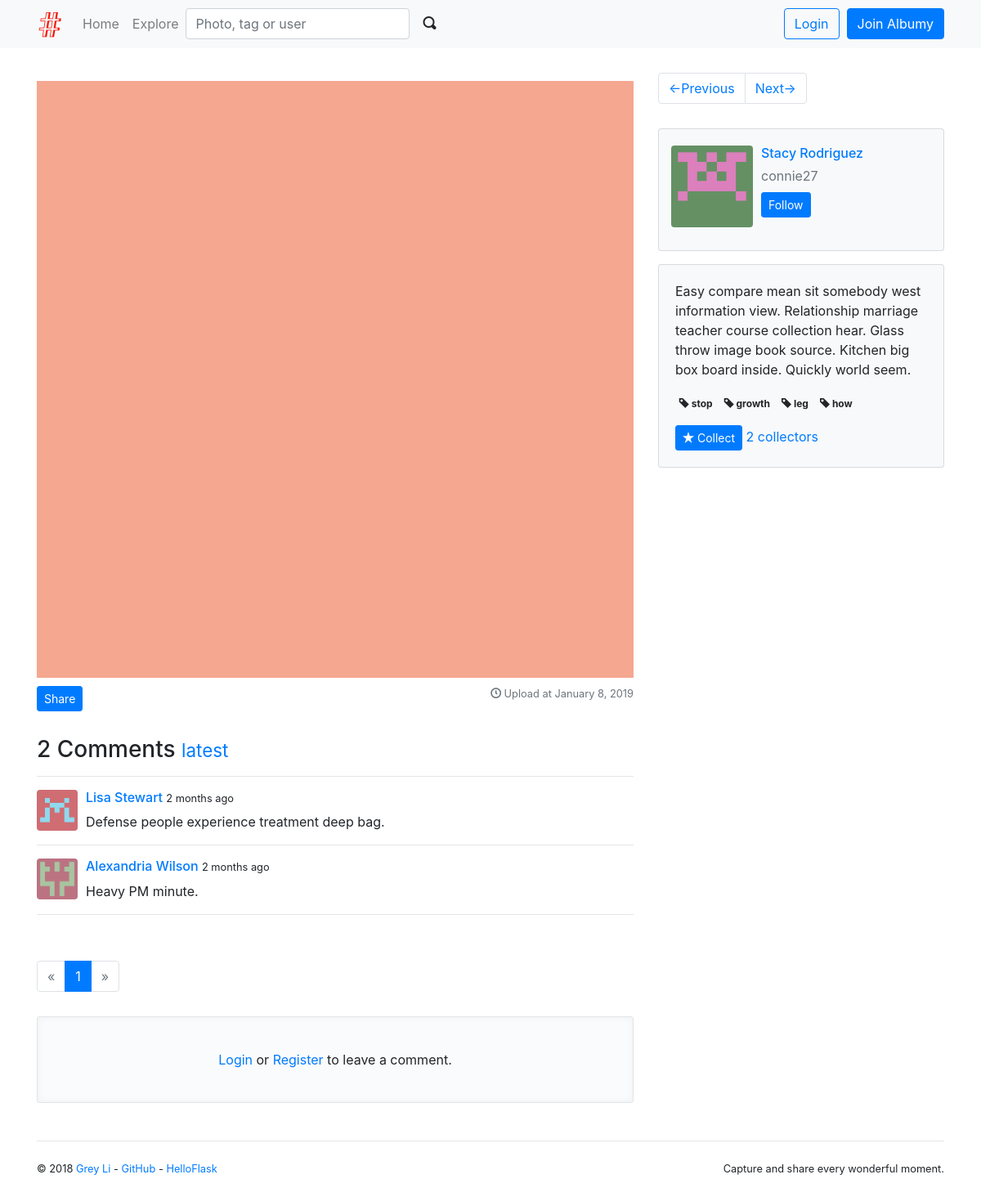
The page /photo/1 on the database its author committed.
### albumy/models.py (models this page shows, shortened)
@whooshee.register_model('description')
class Photo(db.Model):
    id = db.Column(db.Integer, primary_key=True)
    description = db.Column(db.String(500))
    filename = db.Column(db.String(64))
    filename_s = db.Column(db.String(64))
    filename_m = db.Column(db.String(64))
    timestamp = db.Column(db.DateTime, default=datetime.utcnow, index=True)
    can_comment = db.Column(db.Boolean, default=True)
    flag = db.Column(db.Integer, default=0)
    author_id = db.Column(db.Integer, db.ForeignKey('user.id'))
    author = db.relationship('User', back_populates='photos')
    comments = db.relationship('Comment', back_populates='photo', cascade='all')
    collectors = db.relationship('Collect', back_populates='collected', cascade='all')
    tags = db.relationship('Tag', secondary=tagging, back_populates='photos')

class Comment(db.Model):
    id = db.Column(db.Integer, primary_key=True)
    body = db.Column(db.Text)
    timestamp = db.Column(db.DateTime, default=datetime.utcnow, index=True)
    flag = db.Column(db.Integer, default=0)
    replied_id = db.Column(db.Integer, db.ForeignKey('comment.id'))
    author_id = db.Column(db.Integer, db.ForeignKey('user.id'))
    photo_id = db.Column(db.Integer, db.ForeignKey('photo.id'))
    photo = db.relationship('Photo', back_populates='comments')
    author = db.relationship('User', back_populates='comments')
    replies = db.relationship('Comment', back_populates='replied', cascade='all')
    replied = db.relationship('Comment', back_populates='replies', remote_side=[id])

@whooshee.register_model('name', 'username')
class User(db.Model, UserMixin):
    id = db.Column(db.Integer, primary_key=True)
    username = db.Column(db.String(20), unique=True, index=True)
    email = db.Column(db.String(254), unique=True, index=True)
    password_hash = db.Column(db.String(128))
    name = db.Column(db.String(30))
    website = db.Column(db.String(255))
    bio = db.Column(db.String(120))
    location = db.Column(db.String(50))
    member_since = db.Column(db.DateTime, default=datetime.utcnow)
    avatar_s = db.Column(db.String(64))
    avatar_m = db.Column(db.String(64))
    avatar_l = db.Column(db.String(64))
    avatar_raw = db.Column(db.String(64))
    confirmed = db.Column(db.Boolean, default=False)
    locked = db.Column(db.Boolean, default=False)
    active = db.Column(db.Boolean, default=True)
    public_collections = db.Column(db.Boolean, default=True)
    receive_comment_notification = db.Column(db.Boolean, default=True)
    receive_follow_notification = db.Column(db.Boolean, default=True)
    receive_collect_notification = db.Column(db.Boolean, default=True)
    role_id = db.Column(db.Integer, db.ForeignKey('role.id'))
    role = db.relationship('Role', back_populates='users')
    photos = db.relationship('Photo', back_populates='author', cascade='all')
    comments = db.relationship('Comment', back_populates='author', cascade='all')
    notifications = db.relationship('Notification', back_populates='receiver', cascade='all')
    collections = db.relationship('Collect', back_populates='collector', cascade='all')
    following = db.relationship('Follow', foreign_keys=[Follow.follower_id], back_populates='follower',
                                lazy='dynamic', cascade='all')
    followers = db.relationship('Follow', foreign_keys=[Follow.followed_id], back_populates='followed',
                                lazy='dynamic', cascade='all')

@whooshee.register_model('name')
class Tag(db.Model):
    id = db.Column(db.Integer, primary_key=True)
    name = db.Column(db.String(64), index=True, unique=True)
    photos = db.relationship('Photo', secondary=tagging, back_populates='tags')

### albumy/blueprints/main.py (the view)
@main_bp.route('/photo/<int:photo_id>')
def show_photo(photo_id):
    photo = Photo.query.get_or_404(photo_id)
    page = request.args.get('page', 1, type=int)
    per_page = current_app.config['ALBUMY_COMMENT_PER_PAGE']
    pagination = Comment.query.with_parent(photo).order_by(Comment.timestamp.asc()).paginate(page, per_page)
    comments = pagination.items
    comment_form = CommentForm()
    description_form = DescriptionForm()
    tag_form = TagForm()
    description_form.description.data = photo.description
    return render_template('main/photo.html', photo=photo, comment_form=comment_form,
                           description_form=description_form, tag_form=tag_form,
                           pagination=pagination, comments=comments)

### albumy/forms/main.py
class CommentForm(FlaskForm):
    body = TextAreaField('', validators=[DataRequired()])
    submit = SubmitField()

class DescriptionForm(FlaskForm):
    description = TextAreaField('Description', validators=[Optional(), Length(0, 500)])
    submit = SubmitField()

### albumy/__init__.py (called while the page is built)
def register_template_context(app):
    @app.context_processor
    def make_template_context():
        if current_user.is_authenticated:
            notification_count = Notification.query.with_parent(current_user).filter_by(is_read=False).count()
        else:
            notification_count = None
        return dict(notification_count=notification_count)

### albumy/extensions.py (called while the page is built)
    def can(self, permission_name):
        return False

### albumy/templates/main/photo.html (shortened to what this page needs)
{% extends 'base.html' %}
{% from 'bootstrap/pagination.html' import render_pagination %}
{% from 'bootstrap/form.html' import render_form, render_field %}
{% block content %}
    <div class="row">
        <div class="col-md-8">
            <div class="photo">
                <a href="{{ url_for('.get_image', filename=photo.filename) }}" target="_blank">
                    <img class="img-fluid" src="{{ url_for('.get_image', filename=photo.filename_m) }}">
                </a>
            </div>
            <a class="btn btn-primary btn-sm text-white" data-toggle="modal" data-target="#share-modal">Share</a>
            <p class="text-muted float-right small">
                <span class="oi oi-clock"></span> Upload at {{ moment(photo.timestamp).format('LL') }}
            </p>
            {% include 'main/_comment.html' %}
        </div>
        <div class="col-md-4">
            {% include 'main/_photo_sidebar.html' %}
        </div>
    </div>
{% endblock %}

### albumy/templates/main/_comment.html (shortened to what this page needs)
<div class="comments" id="comments">
    <h3>{{ photo.comments|length }} Comments
        <small>
            <a href="{{ url_for('.show_photo', photo_id=photo.id, page=pagination.pages or 1) }}#comment-form">latest</a>
        </small>
    </h3>
    <hr>
    {% if comments %}
        {% for comment in comments %}
            <div class="comment">
                <div class="comment-thumbnail">
                    <a href="{{ url_for('user.index', username=comment.author.username) }}">
                        <img class="rounded img-fluid avatar-s profile-popover"
                             data-href="{{ url_for('ajax.get_profile', user_id=comment.author.id) }}"
                             src="{{ url_for('main.get_avatar', filename=comment.author.avatar_m) }}">
                    </a>
                </div>
                <div class="comment-body">
                    <h6>
                        <a class="profile-popover"
                           data-href="{{ url_for('ajax.get_profile', user_id=comment.author.id) }}"
                           href="{{ url_for('user.index', username=comment.author.username) }}">
                            {{ comment.author.name }}
                        </a>
                        <small data-toggle="tooltip" data-placement="top" data-timestamp="{{ comment.timestamp }}"
                               data-delay="500">
                            {{ moment(comment.timestamp).fromNow(refresh=True) }}
                        </small>
                    </h6>
                    <p>
                        {{ comment.body }}
                    </p>
                </div>
            </div>
            <hr>
        {% endfor %}
        <div class="page-footer">
            {{ render_pagination(pagination) }}
        </div>
    {% else %}
        <p class="tip">No comments.</p>
    {% endif %}
    {% if photo.can_comment %}
        {% if current_user.is_authenticated %}
            {% if current_user.can('COMMENT') %}
                {% if request.args.get('reply') %}
                    <div class="alert alert-dark">
                        Reply to {{ request.args.get('author') }}:
                        <a class="float-right" href="{{ url_for('.show_photo', photo_id=photo.id) }}">Cancel</a>
                    </div>
                {% endif %}
                <div class="comment-form-area">
                    <div class="comment-form-thumbnail">
                        <img class="rounded img-fluid avatar-s"
                             src="{{ url_for('main.get_avatar', filename=current_user.avatar_m) }}">
                    </div>
                    <div class="comment-form" id="comment-form">
                        {{ render_form(comment_form, action=url_for('.new_comment', photo_id=photo.id, page=pagination.pages or 1,
                        reply=request.args.get('reply')),
                        extra_classes="text-right") }}
                    </div>
                </div>
            {% else %}
                <p class="tip">
                    No permission.
                </p>
            {% endif %}
        {% else %}
            <p class="tip">
                <a href="{{ url_for('auth.login') }}">Login</a>
                or
                <a href="{{ url_for('auth.register') }}">Register</a> to leave a comment.
            </p>
        {% endif %}
    {% else %}
        <p class="tip">
            Comment disabled.
        </p>
    {% endif %}
</div>

### albumy/templates/main/_photo_sidebar.html (shortened to what this page needs)
{% from 'macros.html' import follow_area with context %}
<nav aria-label="Page navigation">
    <ul class="pagination">
        <li class="page-item">
            <a class="page-link" href="{{ url_for('.photo_previous', photo_id=photo.id) }}">&larr;Previous</a>
        </li>
        <li class="page-item">
            <a class="page-link" href="{{ url_for('.photo_next', photo_id=photo.id) }}">Next&rarr;</a>
        </li>
    </ul>
</nav>
<div class="card bg-light mb-3 w-100 sidebar-card">
    <div class="card-body">
        <div class="row">
            <a href="{{ url_for('user.index', username=photo.author.username) }}">
                <img class="sidebar-avatar rounded avatar-m"
                     src="{{ url_for('main.get_avatar', filename=photo.author.avatar_m) }}">
            </a>
            <div class="sidebar-profile">
                <h6 class="card-title">
                    <a href="{{ url_for('user.index', username=photo.author.username) }}">{{ photo.author.name }}</a>
                </h6>
                <p class="card-subtitle mb-2 text-muted">{{ photo.author.username }}</p>
                {{ follow_area(photo.author) }}
            </div>
        </div>
    </div>
</div>
<div class="card bg-light mb-3 w-100">
    <div class="card-body">
        <div id="description">
            <p>
                {% if photo.description %}
                    {{ photo.description }}
                {% endif %}
            </p>
        </div>
        <div id="tags">
            <p>
                {% if photo.tags %}
                    {% for tag in photo.tags %}
                        <a class="badge badge-light"
                           href="{{ url_for('.show_tag', tag_id=tag.id) }}" target="_blank"><span
                                class="oi oi-tag"></span> {{ tag.name }}</a>
                    {% endfor %}
                {% endif %}
            </p>
        </div>
        {% if current_user.is_authenticated %}
            {% if current_user.is_collecting(photo) %}
                <form class="inline" method="post"
                      action="{{ url_for('main.uncollect', photo_id=photo.id) }}">
                    <input type="hidden" name="csrf_token" value="{{ csrf_token() }}">
                    <button type="submit" class="btn btn-outline-secondary btn-sm">
                        <span class="oi oi-x"></span> Uncollect
                    </button>
                </form>
            {% else %}
                <form class="inline" method="post"
                      action="{{ url_for('main.collect', photo_id=photo.id) }}">
                    <input type="hidden" name="csrf_token" value="{{ csrf_token() }}">
                    <button type="submit" class="btn btn-outline-primary btn-sm">
                        <span class="oi oi-star"></span> Collect
                    </button>
                </form>
            {% endif %}
        {% else %}
            <form class="inline" method="post" action="{{ url_for('main.collect', photo_id=photo.id) }}">
                <button type="submit" class="btn btn-primary btn-sm">
                    <span class="oi oi-star"></span> Collect
                </button>
            </form>
        {% endif %}
        {% if photo.collectors %}
            <a href="{{ url_for('main.show_collectors', photo_id=photo.id) }}">{{ photo.collectors|length }}
                collectors</a>
        {% endif %}
    </div>
</div>

### albumy/static/css/style.css (style rules this page uses)
.tip { position: relative; padding: 40px; text-align: center; background-color: #fafbfc; border: 1px solid #e1e4e8; border-radius: 3px; box-shadow: inset 0 0 10px rgba(27, 31, 35, 0.05); }
.inline { display: inline; }
.page-footer { padding-top: 40px; }
nav { margin-bottom: 30px; }
.avatar-s { width: 50px; height: 50px; }
.avatar-m { width: 100px; height: 100px; }
.photo { padding: 10px 0; text-align: center; }
.sidebar-card { min-height: 150px; }
.sidebar-profile { padding-left: 120px; }
.sidebar-avatar { position: absolute; margin-left: 10px; }
.photo img { max-height: 800px; }
.comments { margin-top: 30px; }
.comment-body { margin-left: 60px; min-height: 50px; }
.comment-thumbnail { position: absolute; }

### rows shown on the page
Photo: filename_m (picture), timestamp "January 8, 2019", description "Easy compare mean sit somebody west information view. Relationship marriage teacher course collection hear. Glass throw image book source. Kitchen big box board inside. Quickly world seem."
Comment: avatar_m (picture), author.name "Lisa Stewart", timestamp "2 months ago", body "Defense people experience treatment deep bag."
Comment: avatar_m (picture), author.name "Alexandria Wilson", timestamp "2 months ago", body "Heavy PM minute."
User: avatar_m (picture), author.name "Stacy Rodriguez", author.username "connie27"
Tag: name "stop"
Tag: name "growth"
Tag: name "leg"
Tag: name "how"

### other values the page prints
{{ render_nav_item('main.index', 'Home') }} "Home"
{{ render_nav_item('main.explore', 'Explore') }} "Explore"
{{ photo.comments|length }} "2"
{{ render_pagination(pagination) }} "« 1 »"
{{ photo.collectors|length }} "2"
